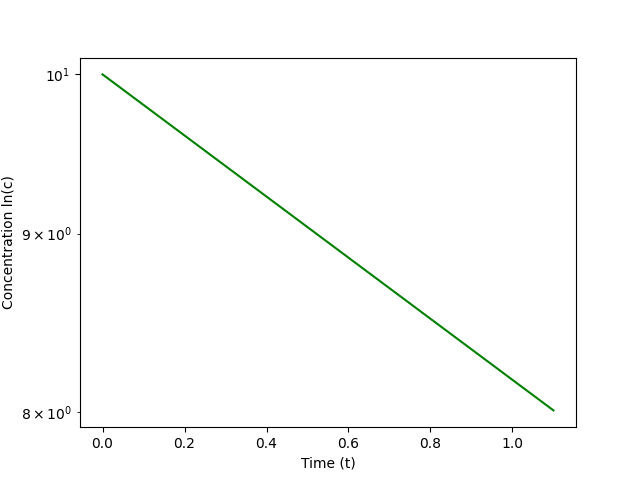

Write Python code to recreate this figure.
import numpy as np
import matplotlib.pyplot as plt
"""
Problem statement: 
The amount of a uniformly distributed radioactive contaminant contained in a
closed reactor is measured by its concentration c (becquerel/liter, or Bq/L). 
The contaminant decreases at a decay rate proportional to its concentration-
that is, 

decay rate = -kc 

where k is a constant with units of day^{-1}. Therefore, according to Eq. (1.13),
a mass balance for the reactor can be written as 

dc/dt = -kc 
(change in mass) = (decrease by decay)

(a) Use Euler's method to solve this equation from t=0 to 1d with k = 0.2 d^{-1}. Employ
a step size of (\delta t) = 0.1. The concentration at t=0 is 10 Bq/L. 
(b) Plot the solution on a semilon graph (i.e. ln c versus t) and determine the slope.
Interpret your results.
"""

def decay(c0, k, end, step): 
    times = [0]
    concentrations = [c0]
    while times[-1] < end:
        t_i = times[-1]
        c_i = concentrations[-1]
        concentrations.append(c_i - k*c_i*step)
        times.append(t_i + step)
    return times, concentrations

t, c = decay(10, 0.2, 1, 0.1)

plt.xlabel("Time (t)")
plt.ylabel("Concentration ln(c)")
plt.semilogy(t, c, 'green')
plt.savefig('p1_7.png')
plt.show()
        